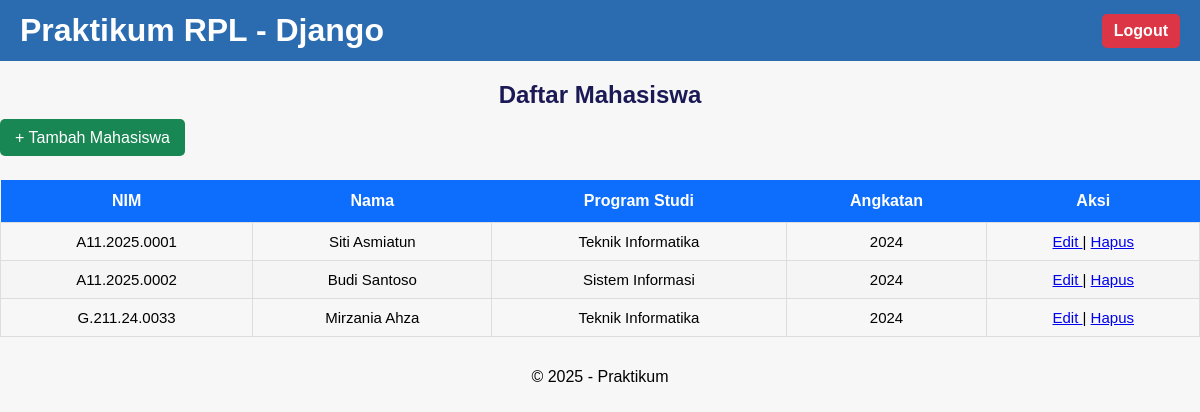
Screenshot of /mahasiswa/daftar/ (signed in) with the database file from the repository.
### mahasiswa/models.py (models this page shows, shortened)
class Mahasiswa(models.Model):
    nim = models.CharField(max_length=15, unique=True)
    nama = models.CharField(max_length=100)
    programstudi = models.CharField(max_length=50)
    angkatan = models.IntegerField()

### mahasiswa/views.py (the view)
# urls.py: path('daftar/', views.daftar_mahasiswa, name='daftar_mahasiswa'),
@login_required(login_url='/accounts/login/')
def daftar_mahasiswa(request):
    mahasiswas = Mahasiswa.objects.all()
    return render(request, 'mahasiswa/daftar.html', {
        'mahasiswas': mahasiswas
    })

### mahasiswa/templates/mahasiswa/daftar.html (shortened to what this page needs)
{% extends 'mahasiswa/base.html' %}
{% load static %}
{% block content %}
<h2>Daftar Mahasiswa</h2>
<a href="{% url 'tambah_mahasiswa' %}" class="btn-tambah">
    + Tambah Mahasiswa
</a>
<br><br>
<table class="table-mahasiswa">
    <thead>
        <tr>
            <th>NIM</th>
            <th>Nama</th>
            <th>Program Studi</th>
            <th>Angkatan</th>
            <th>Aksi</th>
        </tr>
    </thead>
    <tbody>
        {% for mhs in mahasiswas %}
        <tr>
            <td>{{ mhs.nim }}</td>
            <td>{{ mhs.nama }}</td>
            <td>{{ mhs.programstudi }}</td>
            <td>{{ mhs.angkatan }}</td>
            <td>
                <a href="{% url 'edit_mahasiswa' mhs.id %}">
                    Edit
                </a>
                |
                <a href="{% url 'hapus_mahasiswa' mhs.id %}"
                   onclick="return confirm('Yakin ingin menghapus data ini?')">
                    Hapus
                </a>
            </td>
        </tr>
        {% empty %}
        <tr>
            <td colspan="5">
                Belum ada data.
            </td>
        </tr>
        {% endfor %}
    </tbody>
</table>
{% endblock %}

### mahasiswa/templates/mahasiswa/base.html (shortened to what this page needs)
{% load static %}
<!DOCTYPE html>
<html lang="id">
<head>
    {% load static %}
    <link rel="stylesheet" href="{% static 'mahasiswa/css/style.css' %}">
</head>
<body>
    <header>
        <h1>Praktikum RPL - Django</h1>
        {% if user.is_authenticated %}
        <a href="/accounts/logout/">Logout</a>
        {% else %}
        <a href="/accounts/login/">Login</a>
        {% endif %}
    </header>
    <main>
        {% block content %}{% endblock %}
    </main>
    <footer>
        <p>&copy; 2025 - Praktikum</p>
    </footer>
</body>
</html>

### mahasiswa/static/mahasiswa/css/style.css (style rules this page uses)
body { font-family: Arial, sans-serif; margin:0; padding:0; background:#f7f7f7; }
header { background:#2b6cb0; color:white; padding:12px 20px; display:flex; justify-content:space-between; align-items:center; }
header h1 { margin:0; }
header a { background: #dc3545; color: white; text-decoration: none; font-weight: bold; padding: 8px 12px; border-radius: 5px; }
h2 { color: #1B1A55; text-align: center; }
table { margin-left: auto; margin-right: auto; width: 75%; border-collapse: collapse; font-size: 20px; }
th { background-color: #FBF5A7; color: #1B1A55; padding: 15px; }
td { font-size: 15px; padding: 12px; border: 1px solid #ddd; text-align: center; }
tr:nth-child(even) { background-color: #f2f2f2; }
footer { text-align: center; padding: 15px; }

### mahasiswa/templates/mahasiswa/daftar.html (style rules this page uses)
.table-mahasiswa { width:100%; border-collapse:collapse; margin-top:15px; font-size:16px; }
.table-mahasiswa th { background:#0d6efd; color:white; padding:12px; }
.table-mahasiswa td { padding:10px; border:1px solid #ddd; }
.table-mahasiswa tr:nth-child(even) { background:#f5f5f5; }
.btn-tambah { background:#198754; color:white; text-decoration:none; padding:10px 15px; border-radius:5px; }

### rows the page displays
Mahasiswa: nim "A11.2025.0001", nama "Siti Asmiatun", programstudi "Teknik Informatika", angkatan "2024"
Mahasiswa: nim "A11.2025.0002", nama "Budi Santoso", programstudi "Sistem Informasi", angkatan "2024"
Mahasiswa: nim "G.211.24.0033", nama "Mirzania Ahza", programstudi "Teknik Informatika", angkatan "2024"
